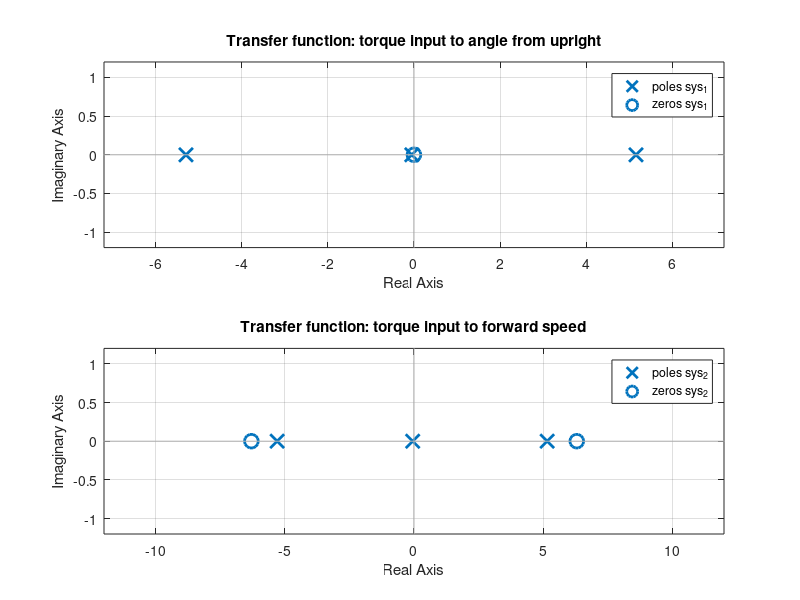
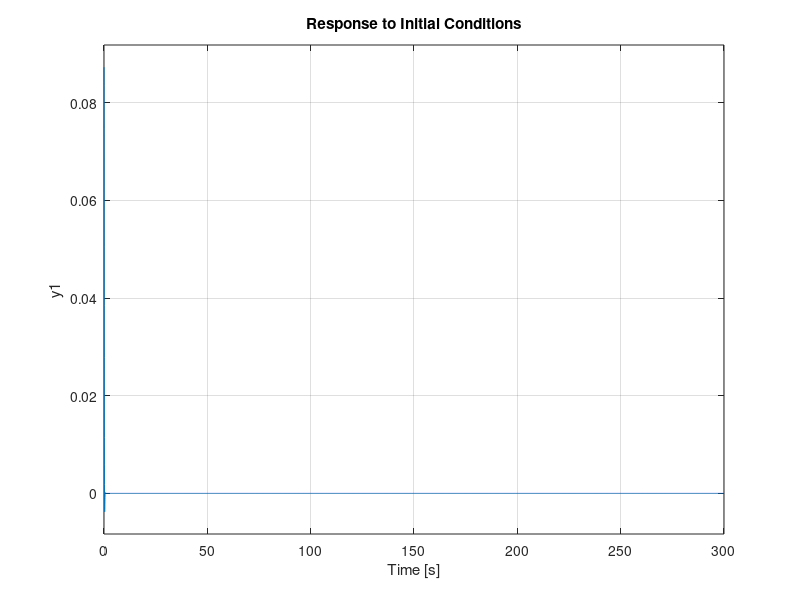
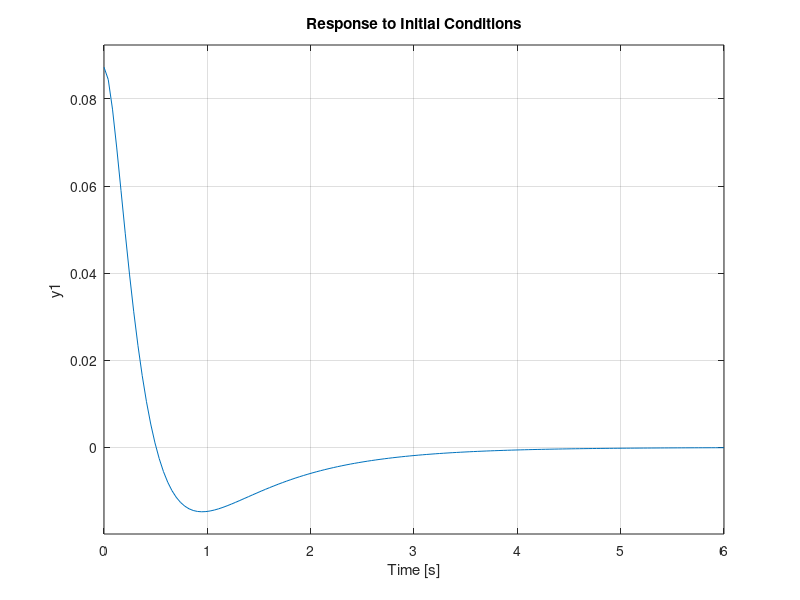
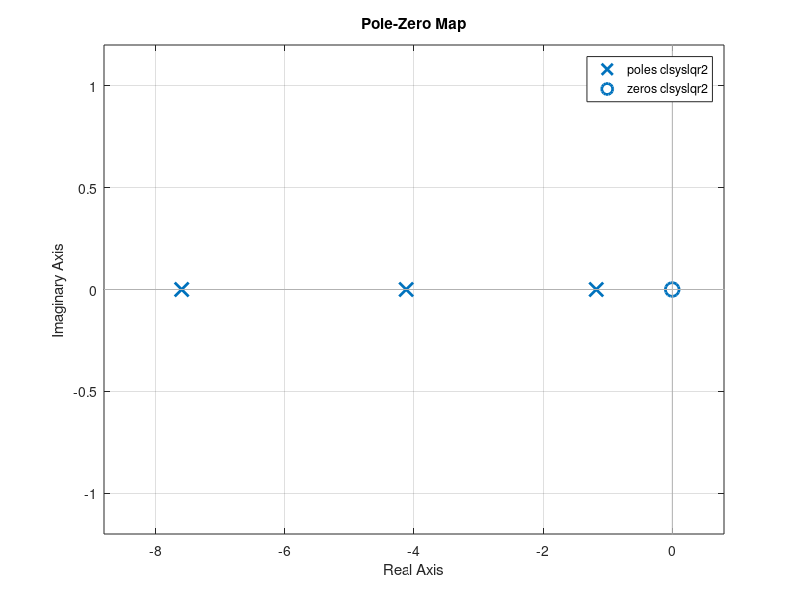

Write the MATLAB code that produced these figures, in order.
% 2.151 Practice Session #x?
% LQR controller for Segway

close all;
clear all;
clc;
s = tf('s');

% Constants
m_w     = 8;
m       = 92;
b_m     = .1;
b_r     = .02;
r       = .15;
g       = 9.8;
l       = .8;
T_s     = 1;
B_damp  = [b_r+b_m -b_m;-b_m b_m];
I       = [(3*m_w/2+m).*r^2 m*r*l;m*r*l (4*m*l^2)/3];

% Set up system matrices
A = zeros(3);
A(1,:) = [ 0 0 1];
A(2:3,:) = [inv(I)*[0;m*g*l] -inv(I)*B_damp];
B = [0;inv(I)*[1;-1]];
C = [1 0 0;0 r l];
D = [0; 0];

stspcsys = ss(A,B,C,D);
zpksys = zpk(stspcsys);

OS_damp = sqrt((log(.02))^2/(pi^2+(log(.02))^2));
w = 4/(T_s*OS_damp);

C1  =  [1 0 0];  %output: angle from upright, theta
D1 = [0];
sys_1  =  ss(A,B,C1,D1);
zpksys1 = zpk(sys_1);
[p1,z1]  =  pzmap(sys_1);

C2  =  [0 r l];   %output: forward speed of platform & passenger % C2  =  [0 R 0];   %output: forward speed of wheels
D2 = [0];
sys_2  =  ss(A,B,C2,D2);
zpksys2 = zpk(sys_2);
[p2,z2]  =  pzmap(sys_2);

figure(1)
subplot(2,1,1), pzmap(sys_1);
title('Transfer function: torque input to angle from upright')
hold on
subplot(2,1,2), pzmap(sys_2);        % Note the unstable zero
title('Transfer function: torque input to forward speed')

%% Pole Placement
pdes(1) = z1;
% pdes(2) = p1(1);
% pdes(3) = p1(3);
pdes(2) = -10+10*1i;
pdes(3) = -10-10*1i;

Kpp = place(A,B,pdes);

Aclpp = A-B*Kpp;

clsyspp = ss(Aclpp,[0;0;0],C1,D1);

x0theta = 5*pi/180;
x0 = [x0theta;0;0];

figure(2)
initial(clsyspp,x0);

%% LQR Controller
q1 = 1; %theta (rod angle)
q2 = 1; %phi (wheel angle)
q3 = 1; %omega (wheel angular velocity)
r1 = 0.1;
Rlqr = diag([r1],0);
Qlqr = diag([q1 q2 q3],0);
Klqr = lqr(A,B,Qlqr,Rlqr);

Acllqr = A-B*Klqr;

clsyslqr = ss(Acllqr,[0;0;0],C1,D1);
clsyslqr2 = ss(Acllqr,B,C1,D1);

x0theta = 5*pi/180;
x0 = [x0theta;0;0];

[vlqr,elqr] = eig(Acllqr);

figure(3)
initial(clsyslqr,x0);

figure(4)
pzmap(clsyslqr2)

%% Observer
pdesLpp(1) = -1;
pdesLpp(2) = -10;
pdesLpp(3) = -11;

Lpp = place(A',C',pdesLpp).';
obssys = ss(A-Lpp*C,[0;0;0],C1,D1);

figure(5)
initial(obssys,x0);

figure(6)
pzmap(obssys)

% figure(7)
% step(obssys)
